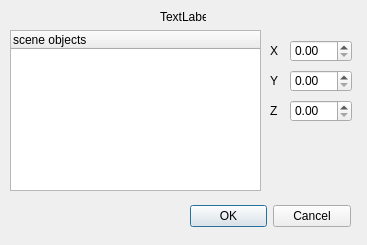
<?xml version="1.0" encoding="UTF-8"?>
<ui version="4.0">
 <class>Dialog</class>
 <widget class="QDialog" name="Dialog">
  <property name="geometry">
   <rect>
    <x>0</x>
    <y>0</y>
    <width>367</width>
    <height>245</height>
   </rect>
  </property>
  <property name="windowTitle">
   <string>Dialog</string>
  </property>
  <widget class="QDialogButtonBox" name="buttonBox">
   <property name="geometry">
    <rect>
     <x>190</x>
     <y>200</y>
     <width>161</width>
     <height>32</height>
    </rect>
   </property>
   <property name="orientation">
    <enum>Qt::Horizontal</enum>
   </property>
   <property name="standardButtons">
    <set>QDialogButtonBox::Cancel|QDialogButtonBox::Ok</set>
   </property>
  </widget>
  <widget class="QDoubleSpinBox" name="doubleSpinBox">
   <property name="geometry">
    <rect>
     <x>290</x>
     <y>40</y>
     <width>62</width>
     <height>22</height>
    </rect>
   </property>
  </widget>
  <widget class="QDoubleSpinBox" name="doubleSpinBox_2">
   <property name="geometry">
    <rect>
     <x>290</x>
     <y>70</y>
     <width>62</width>
     <height>22</height>
    </rect>
   </property>
  </widget>
  <widget class="QDoubleSpinBox" name="doubleSpinBox_3">
   <property name="geometry">
    <rect>
     <x>290</x>
     <y>100</y>
     <width>62</width>
     <height>22</height>
    </rect>
   </property>
  </widget>
  <widget class="QLabel" name="label">
   <property name="geometry">
    <rect>
     <x>160</x>
     <y>10</y>
     <width>46</width>
     <height>14</height>
    </rect>
   </property>
   <property name="text">
    <string>TextLabel</string>
   </property>
  </widget>
  <widget class="QTreeWidget" name="treeWidget">
   <property name="geometry">
    <rect>
     <x>10</x>
     <y>30</y>
     <width>251</width>
     <height>161</height>
    </rect>
   </property>
   <column>
    <property name="text">
     <string>scene objects</string>
    </property>
   </column>
  </widget>
  <widget class="QLabel" name="label_2">
   <property name="geometry">
    <rect>
     <x>270</x>
     <y>40</y>
     <width>21</width>
     <height>21</height>
    </rect>
   </property>
   <property name="text">
    <string>X</string>
   </property>
  </widget>
  <widget class="QLabel" name="label_3">
   <property name="geometry">
    <rect>
     <x>270</x>
     <y>70</y>
     <width>16</width>
     <height>21</height>
    </rect>
   </property>
   <property name="text">
    <string>Y</string>
   </property>
  </widget>
  <widget class="QLabel" name="label_4">
   <property name="geometry">
    <rect>
     <x>270</x>
     <y>100</y>
     <width>21</width>
     <height>21</height>
    </rect>
   </property>
   <property name="text">
    <string>Z</string>
   </property>
  </widget>
 </widget>
 <resources/>
 <connections>
  <connection>
   <sender>buttonBox</sender>
   <signal>accepted()</signal>
   <receiver>Dialog</receiver>
   <slot>accept()</slot>
   <hints>
    <hint type="sourcelabel">
     <x>248</x>
     <y>254</y>
    </hint>
    <hint type="destinationlabel">
     <x>157</x>
     <y>274</y>
    </hint>
   </hints>
  </connection>
  <connection>
   <sender>buttonBox</sender>
   <signal>rejected()</signal>
   <receiver>Dialog</receiver>
   <slot>reject()</slot>
   <hints>
    <hint type="sourcelabel">
     <x>316</x>
     <y>260</y>
    </hint>
    <hint type="destinationlabel">
     <x>286</x>
     <y>274</y>
    </hint>
   </hints>
  </connection>
 </connections>
</ui>
